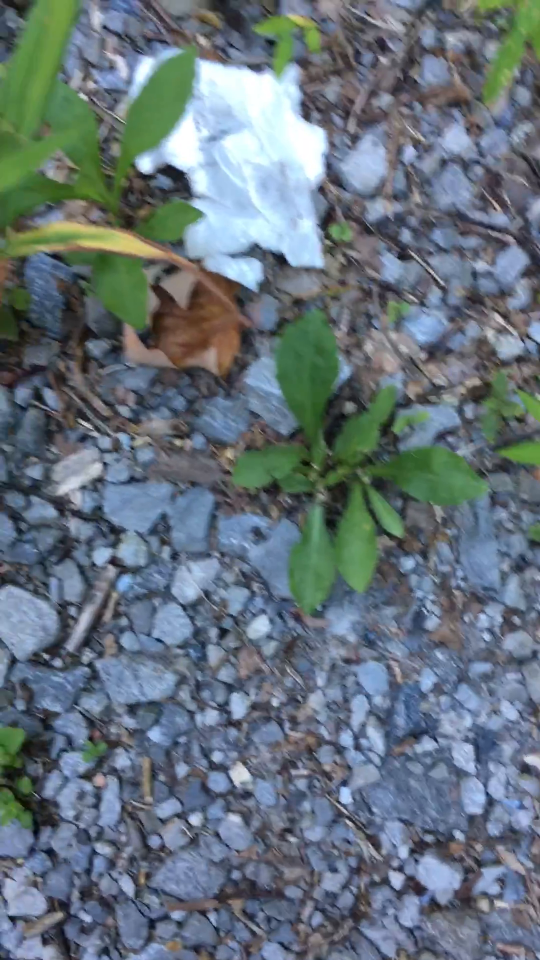
#> input picture frame 10 of Inputs/few_plants.MOV, 1080 x 1920 px (shown at 1/2 size)
$ python color_percentages.py
#> lines starting #> are read from the running program, lines starting #| are printed output that depends on the picture; after the words box and inside, x2 and y2 are one past the last pixel; in counts of white or black regions, pixels touching at a corner belong together
import cv2
from PIL import Image
import matplotlib.pyplot as plt
import numpy as np
import math

# Update Method #1: calculate most common color groupings and filter by prevalence of that color within the frame
# I'd suggest uncommenting the matplotlib plot; it looks more impressive than a mask that doesn't work very well lol
video = cv2.VideoCapture('Inputs/few_plants.MOV')

while True:

    '''Reduce Image Size'''
    ret, img = video.read()
#> img is the input picture: shape (1920, 1080, 3); mean B, G, R 123.4, 114.7, 101.2
    if ret==False:
        break
    h,w,_ = img.shape
#> h = 1920; w = 1080
    min_dim = min(h,w)
#> min_dim = 1080
    dim_ratio = max(h,w)/min_dim
#> dim_ratio = 1.78
    if min_dim == h:
        resh = (int(255*dim_ratio),255)
    else:
        resh = (255,int(255*dim_ratio))
#> resh = (255, 453)
    clean_frame = cv2.resize(img, resh, interpolation=cv2.INTER_AREA)
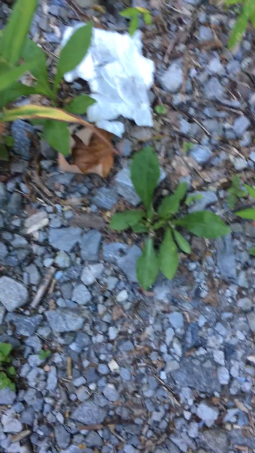
#> clean_frame: shape (453, 255, 3); mean B, G, R 123.4, 114.7, 101.2

    # [11 lines of commented-out code are left out]

    img_hsv = cv2.cvtColor(clean_frame,cv2.COLOR_BGR2HSV)
#> img_hsv: shape (453, 255, 3); mean H, S, V 97.4, 66.1, 131.7
    cv2.imwrite('Inputs/cig_frame_hsv.jpg', img_hsv)
    frame = Image.open('Inputs/cig_frame_hsv.jpg')
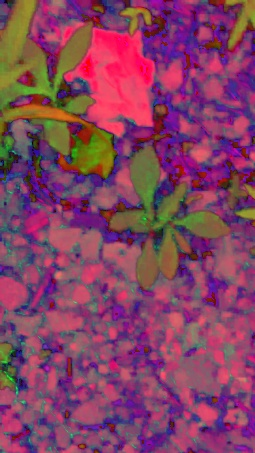
#> frame: PIL image 255x453 RGB; mean R, G, B 131.6, 66.1, 97.4
    pixels = list(frame.getdata())
#> pixels = 115515 items

    flat = [x for sets in pixels for x in sets]
#> flat = 346545 items
    # r = flat[::4]
    # g = flat[1::4]
    # b = flat[2::4]
    a = flat[3::4]
#> a = 86636 items

    fig, ax = plt.subplots()
    # [0] is the # of instances, [1] is the color value
    # red = np.histogram(r, bins=255)
    # green = np.histogram(g, bins=255)
    # blue = np.histogram(b, bins=255)
    a_val = np.histogram(a, bins=255)

    '''Smooth it Out'''
    # red_vals = red[0]
    # green_vals = green[0]
    # blue_vals = blue[0]
    a_vals = a_val[0]
#> a_vals = 255 values, max 1947 at index 110, min 14 at index 234, mean 339.7
    for repeat in range(5):
        # red_avg = []
        # green_avg = []
        # blue_avg = []
        a_avg = []
        for i in range(len(a_vals)-1):
            # red_avg.append(0.5*(red_vals[i]+red_vals[i+1]))
            # green_avg.append(0.5*(green_vals[i]+green_vals[i+1]))
            # blue_avg.append(0.5*(blue_vals[i]+blue_vals[i+1]))
            a_avg.append(0.5*(a_vals[i]+a_vals[i+1]))
        # red_vals = red_avg
        # green_vals = green_avg
        # blue_vals = blue_avg
        a_vals = a_avg

    # [6 lines of commented-out code are left out]
    ax.plot(a_avg, color='black')

    '''Peaks and Valleys'''
    pts_x = []
    pts_y = []
    for i in range(1,len(a_avg)-1):
        if (a_avg[i-1] < a_avg[i] and a_avg[i]>a_avg[i+1]) or (a_avg[i-1] > a_avg[i] and a_avg[i] < a_avg[i+1]):
            pts_x.append(i)
            pts_y.append(int(a_avg[i]))

    to_delete = []
    for i in range(1,len(pts_x)-1):
        try:
            dist1 = math.sqrt( ((pts_x[i]-pts_x[i-1])**2 + (pts_y[i]-pts_y[i-1])**2) )
            dist2 = math.sqrt( ((pts_x[i+1]-pts_x[i])**2 + (pts_y[i+1]-pts_y[i])**2) )
            if dist1<5 and dist2<5:
                    to_delete.append(pts_x[i])
        except IndexError:
            continue
    subt = 0
    for b in range(len(pts_x)):
        if pts_x[b-subt] in to_delete:
            del pts_x[b-subt]
            del pts_y[b-subt]
            subt+=1

    maxes_x, maxes_y, mins_x, mins_y = [], [], [], []
    mins_x.append(0)
    mins_y.append(a_avg[0])
    for i in range(1,len(pts_y)-1):
        if pts_y[i] >= pts_y[i-1] and pts_y[i] >= pts_y[i+1]:
            maxes_y.append(pts_y[i])
            maxes_x.append(pts_x[i])
        elif pts_y[i] < pts_y[i-1] and pts_y[i] < pts_y[i+1]:
            mins_y.append(pts_y[i])
            mins_x.append(pts_x[i])
    mins_x.append(250)
    mins_y.append(a_avg[-1])

    ax.scatter(maxes_x, maxes_y,color='red')
    ax.scatter(mins_x, mins_y,color='blue')

    zones = []
    zone_height=0
    for i in range(len(mins_x)-1):
        x1 = mins_x[i]
        x2 = mins_x[i+1]
        zone_width = x2 - x1
        for a in range(len(maxes_x)):
            if (maxes_x[a]>int(x1)) and (maxes_x[a]<int(x2)):
                zone_height = maxes_y[a]
        if zone_height!=0:
            zones.append(zone_width*zone_height)
        zone_height=0
#> after the loop, zones = [3377, 1196, 15288, 9760, 7176, 10961, 948, 1150, 105]

    total_area = img.shape[0]*img.shape[1]
#> total_area = 2073600

    found = []
    for i, zone in enumerate(zones):
        perc = zone/total_area*100
        if i==0 and perc<5:
            found.append([0,1])
        elif i>0 and perc<50 and perc>5:
            found.append([i,i+i])
#> this loop made 9 passes
#> (zone, perc) on passes 1 to 9: (3377, 0.163), (1196, 0.0577), (15288, 0.737), (9760, 0.471), (7176, 0.346), (10961, 0.529), (948, 0.0457), (1150, 0.0555), (105, 0.00506)
#> after the loop, found = [[0, 1]]


    mask_lower = np.array([mins_x[found[0][0]], 0, 0],np.uint8)
#> mask_lower = [0, 0, 0]
    mask_upper = np.array([mins_x[found[0][1]], 255, 255],np.uint8)
#> mask_upper = [23, 255, 255]
    mask = cv2.inRange(img_hsv, mask_lower, mask_upper)
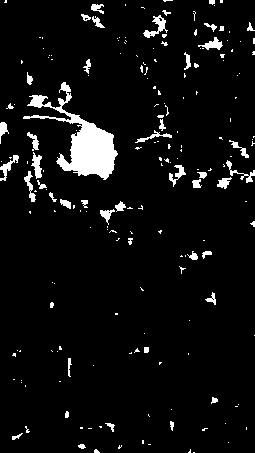
#> mask: shape (453, 255); 5.6% white; 193 white regions (146 under 20 px), largest, box (x1, y1, x2, y2) and area: (23, 82, 118, 180) 2772, (143, 15, 168, 38) 201, (31, 152, 42, 179) 163
    product = cv2.bitwise_and(clean_frame, clean_frame, mask=mask)
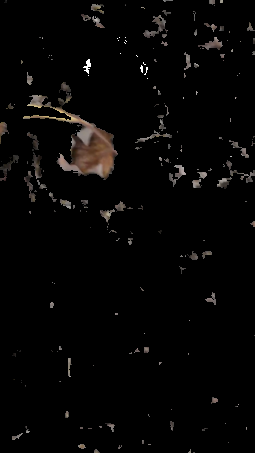
#> product: shape (453, 255, 3); mean B, G, R 4.8, 5.2, 6

    '''Find Shapes'''
    # [9 lines of commented-out code are left out]

    cv2.imshow('Output',product)

    if cv2.waitKey(25) & 0xFF == ord('q'):
#> (key q is pressed here)
        break
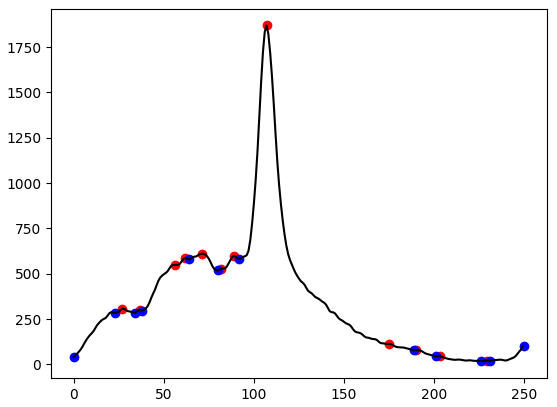
#> figure drawn by matplotlib, 1 panel; curve peaks at x = 107, y = 1869.4

$ run again, starting later in the video
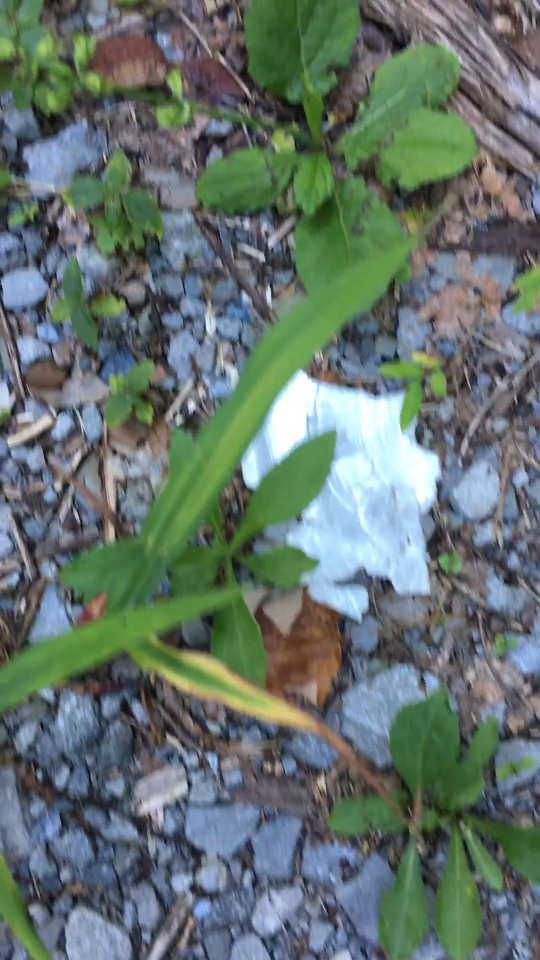
#> input picture frame 49 of Inputs/few_plants.MOV, 1080 x 1920 px (shown at 1/2 size)
#> img is the input picture: shape (1920, 1080, 3); mean B, G, R 108.9, 115.3, 100
#> img_hsv: shape (453, 255, 3); mean H, S, V 85.9, 69.1, 127
#> pixels = 115515 items
#> flat = 346545 items
#> a = 86636 items
#> a_vals = 255 values, max 1254 at index 110, min 9 at index 226, mean 339.7
#> after the loop `for i in range(len(mins_x)-1):`: zones = [3570, 26656, 3717, 2665, 6182, 50143, 20962, 2204, 234, 544]
#> the loop `for i, zone in enumerate(zones):` made 10 passes
#> (zone, perc) on passes 1 to 8: (3570, 0.172), (26656, 1.29), (3717, 0.179), (2665, 0.129), (6182, 0.298), (50143, 2.42), (20962, 1.01), (2204, 0.106)
#> after the loop `for i, zone in enumerate(zones):`: found = [[0, 1]]
#> mask_lower = [0, 0, 0]
#> mask_upper = [27, 255, 255]
#> `mask = cv2.inRange(img_hsv, mask_lower, mask_upper)`:
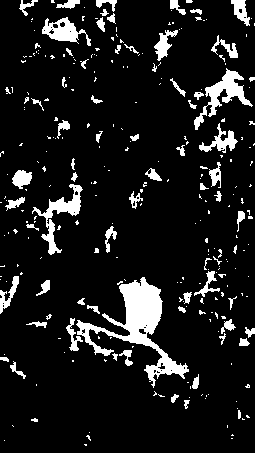
#> mask: shape (453, 255); 10.5% white; 283 white regions (210 under 20 px), largest, box (x1, y1, x2, y2) and area: (76, 277, 189, 388) 3196, (194, 68, 253, 130) 998, (32, 184, 83, 255) 879
#> `break`:
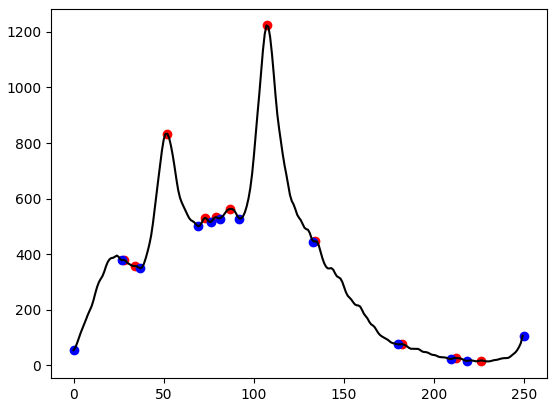
#> figure drawn by matplotlib, 1 panel; curve peaks at x = 107, y = 1223.3

$ run again, starting later in the video
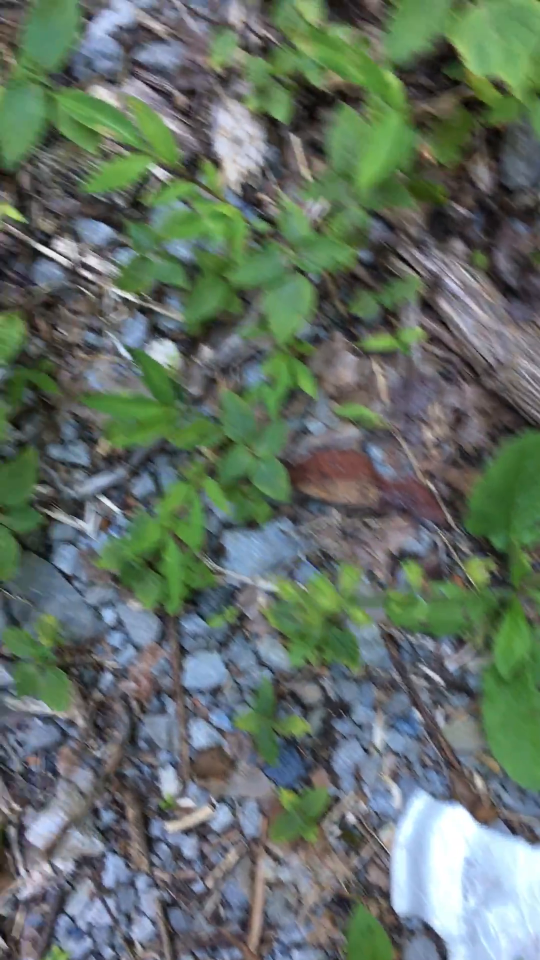
#> input picture frame 87 of Inputs/few_plants.MOV, 1080 x 1920 px (shown at 1/2 size)
#> img is the input picture: shape (1920, 1080, 3); mean B, G, R 101.8, 112.5, 98.7
#> img_hsv: shape (453, 255, 3); mean H, S, V 79.9, 62.5, 120.8
#> pixels = 115515 items
#> flat = 346545 items
#> a = 86636 items
#> a_vals = 255 values, max 978 at index 108, min 3 at index 233, mean 339.7
#> after the loop `for i in range(len(mins_x)-1):`: zones = [6799, 1820, 39018, 47600, 28545, 492, 180, 806, 90, 286]
#> the loop `for i, zone in enumerate(zones):` made 10 passes
#> (zone, perc) on passes 1 to 8: (6799, 0.328), (1820, 0.0878), (39018, 1.88), (47600, 2.3), (28545, 1.38), (492, 0.0237), (180, 0.00868), (806, 0.0389)
#> after the loop `for i, zone in enumerate(zones):`: found = [[0, 1]]
#> mask_lower = [0, 0, 0]
#> mask_upper = [18, 255, 255]
#> `mask = cv2.inRange(img_hsv, mask_lower, mask_upper)`:
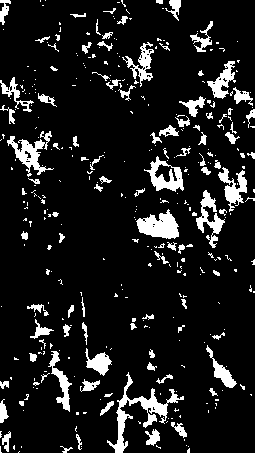
#> mask: shape (453, 255); 11% white; 358 white regions (259 under 20 px), largest, box (x1, y1, x2, y2) and area: (107, 372, 184, 453) 1170, (136, 209, 179, 239) 797, (7, 131, 54, 177) 725
#> `break`:
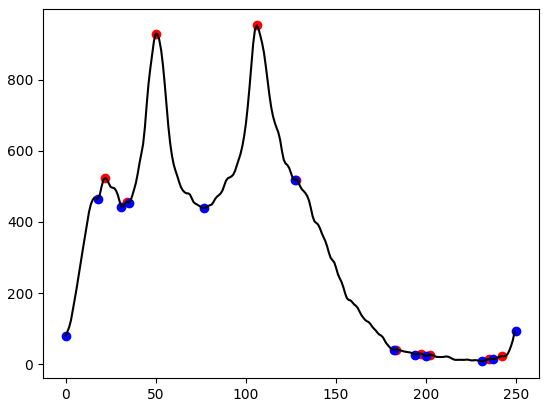
#> figure drawn by matplotlib, 1 panel; curve peaks at x = 106, y = 952.1
